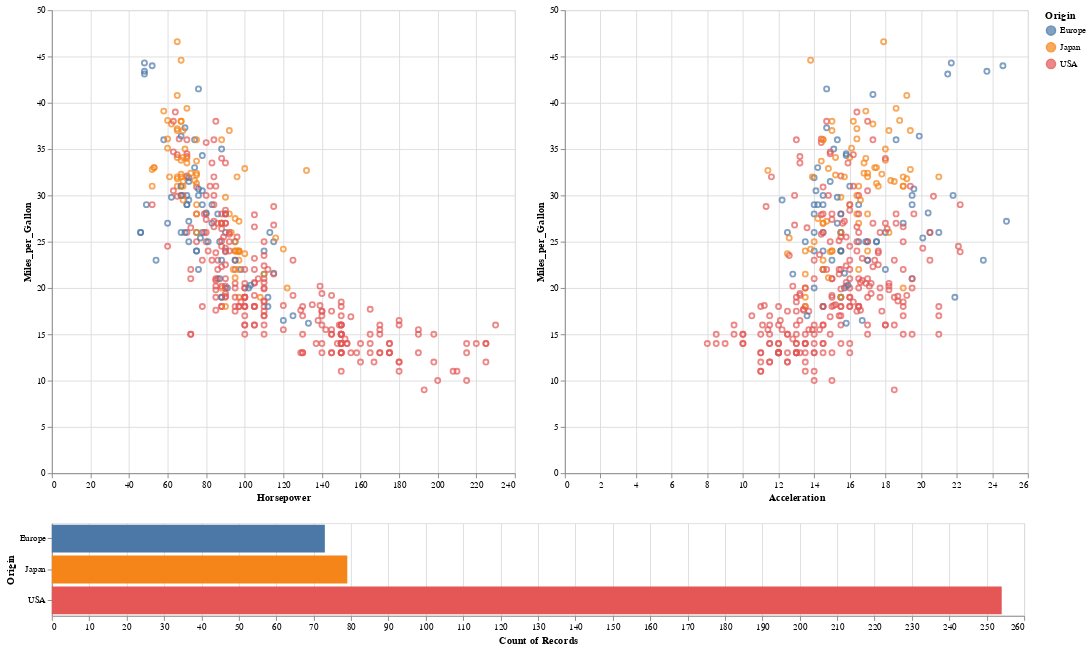

This figure's notebook cell:
### Code cell
import altair as alt
from vega_datasets import data

source = data.cars()

brush = alt.selection(type='interval', resolve='global')

base = alt.Chart(source).mark_point().encode(
    y='Miles_per_Gallon',
    color=alt.condition(brush, 'Origin', alt.ColorValue('grey')),
).add_selection(
    brush
).properties(
    width=500,
    height=500
)

bars = alt.Chart(source).mark_bar().encode(
    y='Origin:N',
    color='Origin:N',
    x='count(Origin):Q'
).transform_filter(
    brush
).properties(
    width=1050,
    height=100
)

alt.vconcat(alt.hconcat(base.encode(x='Horsepower'), base.encode(x='Acceleration')), bars)

### Figure 1 — Vega-Lite specification as saved in the notebook (floating-point values rounded to 4 significant figures; data arrays with more than 128 entries replaced by an {"elided": "..."} marker saying what was removed)
{"$schema": "https://vega.github.io/schema/vega-lite/v3.4.0.json", "config": {"mark": {"tooltip": null}, "view": {"height": 300, "width": 400}}, "data": {"name": "data-f02450ab61490a1363517a0190416235"}, "datasets": {"data-f02450ab61490a1363517a0190416235": {"elided": "406 records"}}, "vconcat": [{"hconcat": [{"encoding": {"color": {"condition": {"field": "Origin", "selection": "selector022", "type": "nominal"}, "value": "grey"}, "x": {"field": "Horsepower", "type": "quantitative"}, "y": {"field": "Miles_per_Gallon", "type": "quantitative"}}, "height": 500, "mark": "point", "selection": {"selector022": {"resolve": "global", "type": "interval"}}, "width": 500}, {"encoding": {"color": {"condition": {"field": "Origin", "selection": "selector022", "type": "nominal"}, "value": "grey"}, "x": {"field": "Acceleration", "type": "quantitative"}, "y": {"field": "Miles_per_Gallon", "type": "quantitative"}}, "height": 500, "mark": "point", "selection": {"selector022": {"resolve": "global", "type": "interval"}}, "width": 500}]}, {"encoding": {"color": {"field": "Origin", "type": "nominal"}, "x": {"aggregate": "count", "field": "Origin", "type": "quantitative"}, "y": {"field": "Origin", "type": "nominal"}}, "height": 100, "mark": "bar", "transform": [{"filter": {"selection": "selector022"}}], "width": 1050}]}
